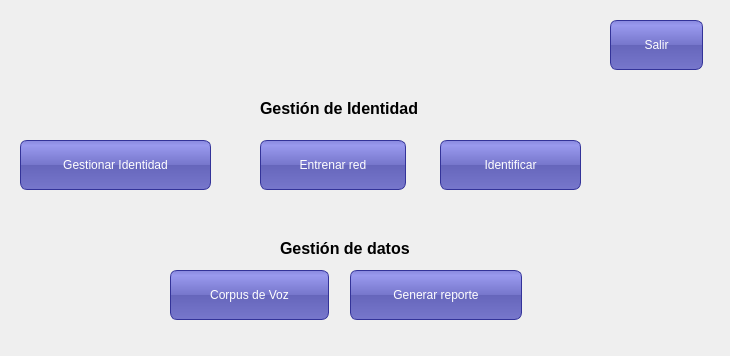
<?xml version="1.0" encoding="UTF-8"?>
<ui version="4.0">
 <class>Widget</class>
 <widget class="QWidget" name="Widget">
  <property name="geometry">
   <rect>
    <x>0</x>
    <y>0</y>
    <width>730</width>
    <height>356</height>
   </rect>
  </property>
  <property name="sizePolicy">
   <sizepolicy hsizetype="Fixed" vsizetype="Fixed">
    <horstretch>100</horstretch>
    <verstretch>100</verstretch>
   </sizepolicy>
  </property>
  <property name="minimumSize">
   <size>
    <width>0</width>
    <height>0</height>
   </size>
  </property>
  <property name="windowTitle">
   <string>Sistema de Reconocimiento de Voz</string>
  </property>
  <property name="windowIcon">
   <iconset>
    <normaloff>../../practica-build-desktop/images/lip_analysis_icon.png</normaloff>../../practica-build-desktop/images/lip_analysis_icon.png</iconset>
  </property>
  <property name="styleSheet">
   <string notr="true"> QPushButton {
     color: white;
     background-color: QLinearGradient( x1: 0, y1: 0, x2: 0, y2: 1, stop: 0 #88d, stop: 0.1 #99e, stop: 0.49 #77c, stop: 0.5 #66b, stop: 1 #77c);
     border-width: 1px;
     border-color: #339;
     border-style: solid;
     border-radius: 7;
     padding: 3px;
     padding-left: 5px;
     padding-right: 5px;


 }
</string>
  </property>
  <widget class="QPushButton" name="managerButton">
   <property name="geometry">
    <rect>
     <x>20</x>
     <y>140</y>
     <width>191</width>
     <height>50</height>
    </rect>
   </property>
   <property name="text">
    <string>Gestionar Identidad</string>
   </property>
   <property name="icon">
    <iconset>
     <normaloff>../../practica-build-desktop/images/documents.png</normaloff>../../practica-build-desktop/images/documents.png</iconset>
   </property>
   <property name="iconSize">
    <size>
     <width>40</width>
     <height>40</height>
    </size>
   </property>
  </widget>
  <widget class="QPushButton" name="trainnerButton">
   <property name="geometry">
    <rect>
     <x>260</x>
     <y>140</y>
     <width>146</width>
     <height>50</height>
    </rect>
   </property>
   <property name="text">
    <string>Entrenar red</string>
   </property>
   <property name="icon">
    <iconset resource="resources/tvr-res.qrc">
     <normaloff>:/mainIcons/images/1300738264_Network.png</normaloff>:/mainIcons/images/1300738264_Network.png</iconset>
   </property>
   <property name="iconSize">
    <size>
     <width>40</width>
     <height>40</height>
    </size>
   </property>
  </widget>
  <widget class="QPushButton" name="close">
   <property name="geometry">
    <rect>
     <x>610</x>
     <y>20</y>
     <width>93</width>
     <height>50</height>
    </rect>
   </property>
   <property name="text">
    <string>Salir</string>
   </property>
   <property name="icon">
    <iconset resource="resources/tvr-res.qrc">
     <normaloff>:/mainIcons/images/desktop.png</normaloff>:/mainIcons/images/desktop.png</iconset>
   </property>
   <property name="iconSize">
    <size>
     <width>40</width>
     <height>40</height>
    </size>
   </property>
  </widget>
  <widget class="QLabel" name="label_3">
   <property name="geometry">
    <rect>
     <x>280</x>
     <y>240</y>
     <width>141</width>
     <height>17</height>
    </rect>
   </property>
   <property name="font">
    <font>
     <pointsize>12</pointsize>
     <weight>75</weight>
     <bold>true</bold>
    </font>
   </property>
   <property name="text">
    <string>Gestión de datos</string>
   </property>
  </widget>
  <widget class="QPushButton" name="reporterButton">
   <property name="geometry">
    <rect>
     <x>350</x>
     <y>270</y>
     <width>172</width>
     <height>50</height>
    </rect>
   </property>
   <property name="text">
    <string>Generar reporte</string>
   </property>
   <property name="icon">
    <iconset resource="resources/tvr-res.qrc">
     <normaloff>:/mainIcons/images/todos.png</normaloff>:/mainIcons/images/todos.png</iconset>
   </property>
   <property name="iconSize">
    <size>
     <width>40</width>
     <height>40</height>
    </size>
   </property>
  </widget>
  <widget class="QPushButton" name="identifierButton">
   <property name="geometry">
    <rect>
     <x>440</x>
     <y>140</y>
     <width>141</width>
     <height>50</height>
    </rect>
   </property>
   <property name="text">
    <string>Identificar</string>
   </property>
   <property name="icon">
    <iconset resource="resources/tvr-res.qrc">
     <normaloff>:/mainIcons/images/home.png</normaloff>:/mainIcons/images/home.png</iconset>
   </property>
   <property name="iconSize">
    <size>
     <width>40</width>
     <height>40</height>
    </size>
   </property>
  </widget>
  <widget class="QPushButton" name="corpusButton">
   <property name="geometry">
    <rect>
     <x>170</x>
     <y>270</y>
     <width>159</width>
     <height>50</height>
    </rect>
   </property>
   <property name="baseSize">
    <size>
     <width>5</width>
     <height>5</height>
    </size>
   </property>
   <property name="cursor">
    <cursorShape>ArrowCursor</cursorShape>
   </property>
   <property name="autoFillBackground">
    <bool>false</bool>
   </property>
   <property name="text">
    <string>Corpus de Voz</string>
   </property>
   <property name="icon">
    <iconset resource="resources/tvr-res.qrc">
     <normaloff>:/mainIcons/images/group.png</normaloff>:/mainIcons/images/group.png</iconset>
   </property>
   <property name="iconSize">
    <size>
     <width>40</width>
     <height>40</height>
    </size>
   </property>
  </widget>
  <widget class="QLabel" name="label_2">
   <property name="geometry">
    <rect>
     <x>260</x>
     <y>100</y>
     <width>161</width>
     <height>17</height>
    </rect>
   </property>
   <property name="font">
    <font>
     <pointsize>12</pointsize>
     <weight>75</weight>
     <bold>true</bold>
    </font>
   </property>
   <property name="text">
    <string>Gestión de Identidad</string>
   </property>
  </widget>
 </widget>
 <layoutdefault spacing="6" margin="11"/>
 <resources>
  <include location="resources/tvr-res.qrc"/>
 </resources>
 <connections>
  <connection>
   <sender>close</sender>
   <signal>clicked()</signal>
   <receiver>Widget</receiver>
   <slot>close()</slot>
   <hints>
    <hint type="sourcelabel">
     <x>682</x>
     <y>44</y>
    </hint>
    <hint type="destinationlabel">
     <x>704</x>
     <y>107</y>
    </hint>
   </hints>
  </connection>
  <connection>
   <sender>identifierButton</sender>
   <signal>clicked()</signal>
   <receiver>Widget</receiver>
   <slot>openIdentifier()</slot>
   <hints>
    <hint type="sourcelabel">
     <x>510</x>
     <y>164</y>
    </hint>
    <hint type="destinationlabel">
     <x>364</x>
     <y>177</y>
    </hint>
   </hints>
  </connection>
  <connection>
   <sender>trainnerButton</sender>
   <signal>clicked()</signal>
   <receiver>Widget</receiver>
   <slot>openTrainner()</slot>
   <hints>
    <hint type="sourcelabel">
     <x>357</x>
     <y>162</y>
    </hint>
    <hint type="destinationlabel">
     <x>254</x>
     <y>57</y>
    </hint>
   </hints>
  </connection>
  <connection>
   <sender>managerButton</sender>
   <signal>clicked()</signal>
   <receiver>Widget</receiver>
   <slot>openManager()</slot>
   <hints>
    <hint type="sourcelabel">
     <x>85</x>
     <y>162</y>
    </hint>
    <hint type="destinationlabel">
     <x>84</x>
     <y>87</y>
    </hint>
   </hints>
  </connection>
  <connection>
   <sender>corpusButton</sender>
   <signal>clicked()</signal>
   <receiver>Widget</receiver>
   <slot>openCorpus()</slot>
   <hints>
    <hint type="sourcelabel">
     <x>206</x>
     <y>301</y>
    </hint>
    <hint type="destinationlabel">
     <x>74</x>
     <y>246</y>
    </hint>
   </hints>
  </connection>
  <connection>
   <sender>reporterButton</sender>
   <signal>clicked()</signal>
   <receiver>Widget</receiver>
   <slot>openIdentities()</slot>
   <hints>
    <hint type="sourcelabel">
     <x>399</x>
     <y>299</y>
    </hint>
    <hint type="destinationlabel">
     <x>486</x>
     <y>224</y>
    </hint>
   </hints>
  </connection>
 </connections>
 <slots>
  <slot>conectar()</slot>
  <slot>openRecord()</slot>
  <slot>abrir()</slot>
  <slot>openIdentifier()</slot>
  <slot>openTrainner()</slot>
  <slot>openAgenda()</slot>
  <slot>openManager()</slot>
  <slot>openCorpus()</slot>
  <slot>openIdentities()</slot>
 </slots>
</ui>
